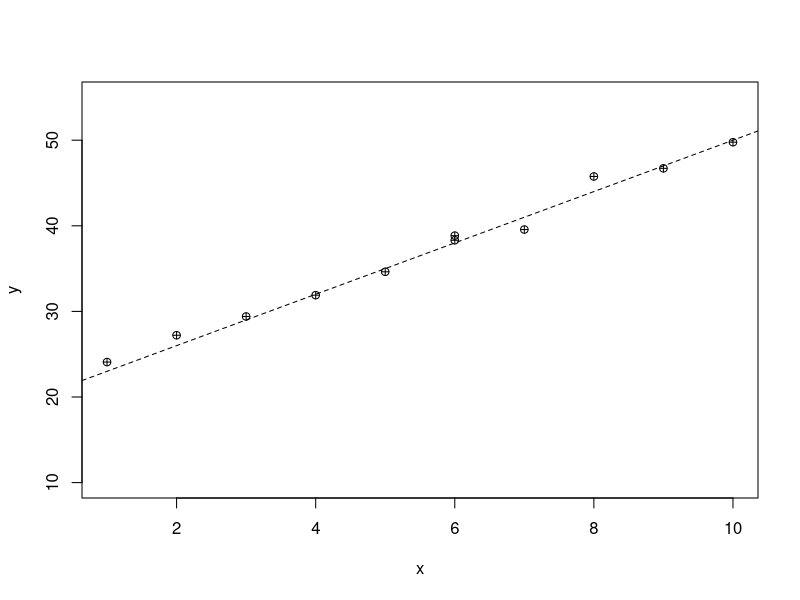
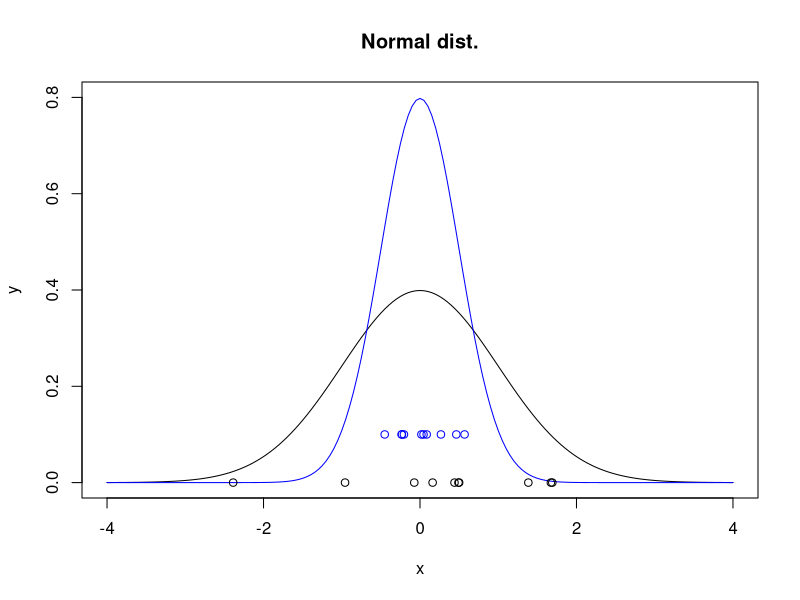
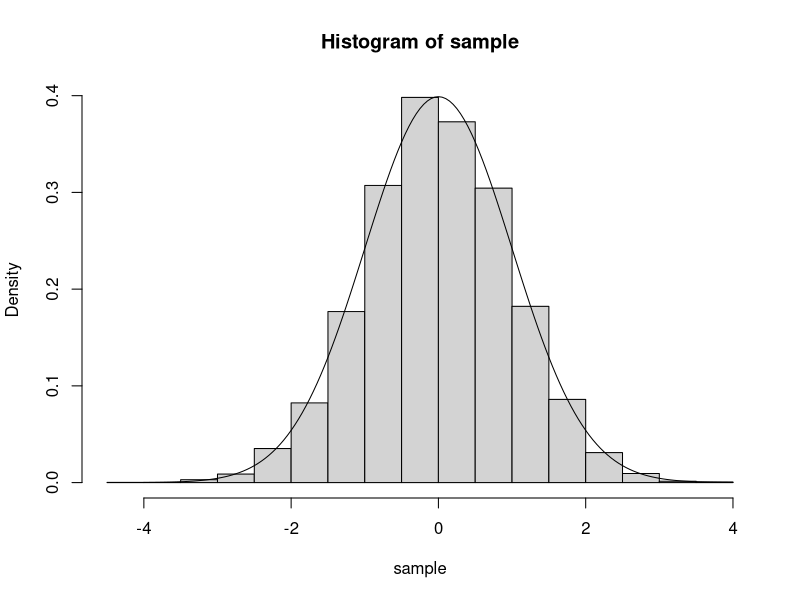

Here is the R script that generated these plots, in order:
#Normal Distruibution
#1. 평균, 분산이 모수(parameter)로 작용
#2. rnorm() : 표본 추출, dnorm() : 가능도 함수 정보
#3. 모든 정규 분포; " 68 - 95 - 99.7" rule


#rnorm() : 정규확률변수(*0 기준 대칭) 
true_fuc <- function(x){
  result <- x * 3 + 20
  return(result) 
}

x <- c(2, 6, 3, 7, 4, 6, 5, 1, 9, 8, 10)
r_noise <- rnorm(11) #-rnorm으로 모델링된 노이즈 
y <- true_fuc(x) + r_noise
plot(x,y, pch = 10, ylim = c(10, 55))
abline(20, 3, lty=2)

#dnorm() : density 가능도함수info

sample1 <- rnorm(10, mean = 0, sd = 1)
sample2 <- rnorm(10, mean = 0, sd = 0.5)

x <- seq(-4, 4, by = 0.05)
y <- dnorm(x, mean = 0, sd = 1)
y3 <- dnorm(x, mean = 0, sd = 0.5)
plot(x, y, type = "l",
     main = "Normal dist.", #가능도함수
     xlim = c(-4, 4), ylim = c(0, 0.8))

points(x, y3, type = "l", col = "blue")

points(sample1, rep(0, length(sample1)), 
       col = "black")

points(sample2, rep(0, length(sample2)) + 0.1, 
       col = "blue")



#dnorm은 실제로 정규분포 모양인가. 
sample <- rnorm(10000) 
hist(sample, probability = T)
points(x, y, type = "l")
summary(sample)
#그러타
#정규분포 <<< 평균, 분산
#mean = 0, sd = 1 in dnorm, rnorm : already set.

dnorm(x, mean = 0, sd = 1)

#68-95-99.7 Rule
mysample <- rnorm(1000, mean = 3, sd = 2)
#check w/ length(mysample), head(mysample), hist(mysample)

sum(mysample > 1 & mysample < 3+2) / 1000 #68%
sum(mysample > 3-2*2 & mysample < 3+2*2) / 1000 #95%
sum(mysample > 3-2*3 & mysample < 3+2*3) / 1000 #99.7

#Standardization(N(0, 1)) of Normal distribution
#: N(μ, σ²) >>> ( x - μ ) / σ 

#pnorm()
#pnorm(q, mean = 0, sd = 1, 
#     lower.tail = TRUE, log.p = FALSE)
#lower.tail; q값보다 작은 범위를 구함
#log.p TRUE이면 p값의 로그값을 구함(쓸모 있을 때가 있음)

#P(X ≤ 3.12) = ? 
pnorm(3.12, mean = 3, sd = 2, 
      lower.tail = TRUE, log.p = FALSE)

#P(X ≥ 3.12) = ? 
pnorm(3.12, mean = 3, sd = 2, 
      lower.tail = FALSE, log.p = FALSE)

x <- 75 * pnorm(12, mean = 10, sd = 2, 
      lower.tail = TRUE, log.p = FALSE)

#qnorm()
#qnorm(p:확률값, mean = 0, sd = 1, 
#      lower.tail = TRUE)

qnorm(0.92, mean = 10, sd = 2)
